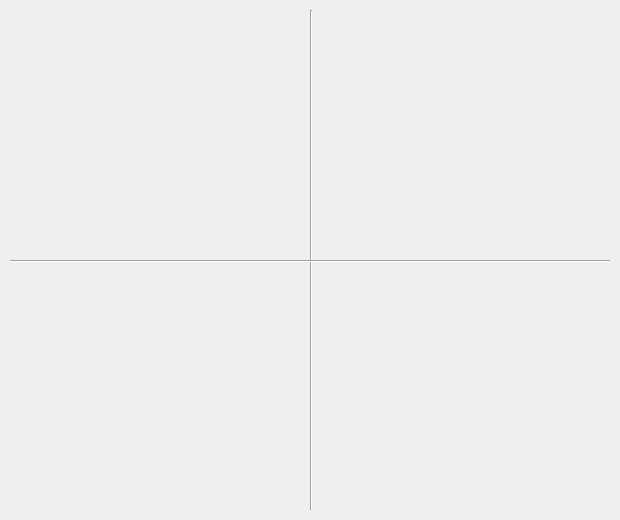
<?xml version="1.0" encoding="UTF-8"?>
<ui version="4.0">
 <class>paint_panel</class>
 <widget class="QWidget" name="paint_panel">
  <property name="geometry">
   <rect>
    <x>0</x>
    <y>0</y>
    <width>620</width>
    <height>520</height>
   </rect>
  </property>
  <property name="minimumSize">
   <size>
    <width>620</width>
    <height>520</height>
   </size>
  </property>
  <property name="maximumSize">
   <size>
    <width>620</width>
    <height>520</height>
   </size>
  </property>
  <property name="windowTitle">
   <string>Power</string>
  </property>
  <widget class="Line" name="line">
   <property name="geometry">
    <rect>
     <x>310</x>
     <y>10</y>
     <width>2</width>
     <height>500</height>
    </rect>
   </property>
   <property name="orientation">
    <enum>Qt::Vertical</enum>
   </property>
  </widget>
  <widget class="Line" name="line_2">
   <property name="geometry">
    <rect>
     <x>10</x>
     <y>260</y>
     <width>600</width>
     <height>2</height>
    </rect>
   </property>
   <property name="orientation">
    <enum>Qt::Horizontal</enum>
   </property>
  </widget>
  <widget class="QWidget" name="widget" native="true">
   <property name="geometry">
    <rect>
     <x>10</x>
     <y>10</y>
     <width>600</width>
     <height>500</height>
    </rect>
   </property>
  </widget>
  <zorder>widget</zorder>
  <zorder>line</zorder>
  <zorder>line_2</zorder>
 </widget>
 <resources/>
 <connections/>
</ui>
